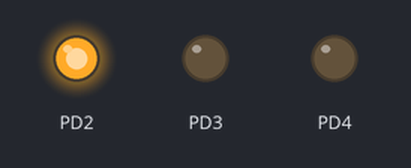
This program was run on a simulated ATmega328P, built with avr-gcc and emulated at 16 MHz. On the bench: output pins drawn as LEDs (lit = HIGH).

Above: at 2.5 s.
At 9.5 s:
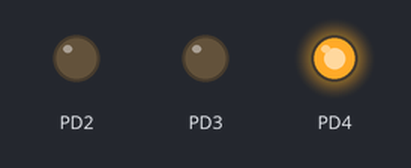
At 13.0 s:
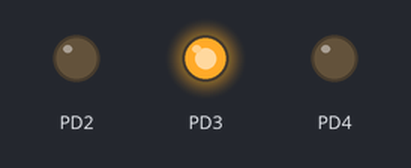
Timing chart, 0 to 18.2 s (numbered marks = the images above):
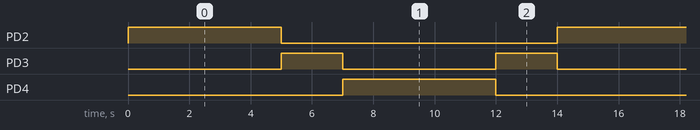

Measured:
- by itself, PD2, PD4: alternates HIGH for 5.0 s and LOW for 9.0 s
- by itself, PD3: alternates HIGH for 2.0 s and LOW for 5.0 s
- by itself, everything shown: repeats every 14.0 s, in 4 steps

The program:

main.c
```c
/*
 * Traffic_Light.c
 *
 * Created: 8/8/2021 5:13:08 PM
 * Author : Andi
 */


#define F_CPU 16000000UL

#include <avr/io.h>
#include <util/delay.h>

int main(void) {
	DDRD |= 1 << PIND2;
	DDRD |= 1 << PIND3;
	DDRD |= 1 << PIND4;

	while (1)
	{
		PORTD |= 1 << PIND2;
		_delay_ms(5000);
		PORTD &= ~(1 << PIND2);
		PORTD |= 1 << PIND3;
		_delay_ms(2000);
		PORTD &= ~(1 << PIND3);
		PORTD |= 1 << PIND4;
		_delay_ms(5000);
		PORTD &= ~(1 << PIND4);
		PORTD |= 1 << PIND3;
		_delay_ms(2000);
		PORTD &= ~(1 << PIND3);

	}

	return 0;
}
```
